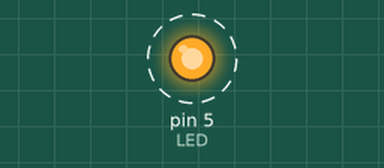
Recording of a sketch running on a simulated Arduino Uno, built with avr-gcc and run on an emulated ATmega328P. Parts: output pins drawn as LEDs (lit = HIGH). Dashed ring = blinking.

Above: at 0.2 s.
Timing chart, 0 to 3.0 s (numbered marks = the images above):
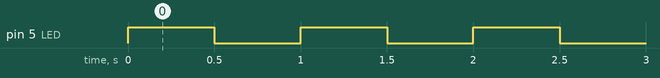

The sketch:

tag02_blinken.ino
```cpp
// Tag 2: Die erste LED blinkt
// Rote LED mit 220 Ohm an Pin 5, kurzes Bein an GND.

const int LED = 5;

void setup() {
  pinMode(LED, OUTPUT);
}

void loop() {
  digitalWrite(LED, HIGH);  // an
  delay(500);               // eine halbe Sekunde warten
  digitalWrite(LED, LOW);   // aus
  delay(500);
}
```

Measured:
- by itself, pin 5 (LED): alternates HIGH for 0.50 s and LOW for 0.50 s
